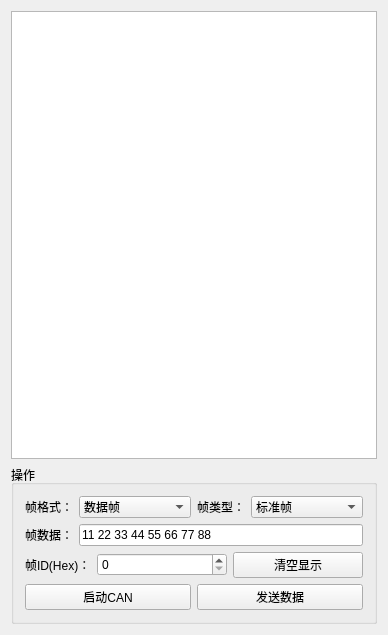
<?xml version="1.0" encoding="UTF-8"?>
<ui version="4.0">
 <class>MainWindow</class>
 <widget class="QMainWindow" name="MainWindow">
  <property name="geometry">
   <rect>
    <x>0</x>
    <y>0</y>
    <width>388</width>
    <height>635</height>
   </rect>
  </property>
  <property name="windowTitle">
   <string>MainWindow</string>
  </property>
  <widget class="QWidget" name="centralWidget">
   <layout class="QGridLayout" name="gridLayout_3">
    <item row="1" column="0">
     <widget class="QGroupBox" name="groupBox_2">
      <property name="title">
       <string>操作</string>
      </property>
      <layout class="QGridLayout" name="gridLayout_2">
       <item row="0" column="0">
        <layout class="QHBoxLayout" name="horizontalLayout_10">
         <item>
          <layout class="QHBoxLayout" name="horizontalLayout_6">
           <item>
            <widget class="QLabel" name="label_4">
             <property name="text">
              <string>帧格式：</string>
             </property>
            </widget>
           </item>
           <item>
            <widget class="QComboBox" name="comboBoxFrameFormat">
             <property name="sizePolicy">
              <sizepolicy hsizetype="Expanding" vsizetype="Fixed">
               <horstretch>0</horstretch>
               <verstretch>0</verstretch>
              </sizepolicy>
             </property>
             <item>
              <property name="text">
               <string>数据帧</string>
              </property>
             </item>
             <item>
              <property name="text">
               <string>远程帧</string>
              </property>
             </item>
            </widget>
           </item>
          </layout>
         </item>
         <item>
          <layout class="QHBoxLayout" name="horizontalLayout_7">
           <item>
            <widget class="QLabel" name="label_5">
             <property name="text">
              <string>帧类型：</string>
             </property>
            </widget>
           </item>
           <item>
            <widget class="QComboBox" name="comboBoxFrameType">
             <property name="sizePolicy">
              <sizepolicy hsizetype="Expanding" vsizetype="Fixed">
               <horstretch>0</horstretch>
               <verstretch>0</verstretch>
              </sizepolicy>
             </property>
             <item>
              <property name="text">
               <string>标准帧</string>
              </property>
             </item>
             <item>
              <property name="text">
               <string>扩展帧</string>
              </property>
             </item>
            </widget>
           </item>
          </layout>
         </item>
        </layout>
       </item>
       <item row="1" column="0">
        <layout class="QHBoxLayout" name="horizontalLayout_11">
         <item>
          <widget class="QLabel" name="label_7">
           <property name="text">
            <string>帧数据：</string>
           </property>
          </widget>
         </item>
         <item>
          <widget class="QLineEdit" name="lineEditFrameData">
           <property name="text">
            <string>11 22 33 44 55 66 77 88</string>
           </property>
          </widget>
         </item>
        </layout>
       </item>
       <item row="2" column="0">
        <layout class="QHBoxLayout" name="horizontalLayout_8">
         <item>
          <widget class="QLabel" name="label_6">
           <property name="text">
            <string>帧ID(Hex)：</string>
           </property>
          </widget>
         </item>
         <item>
          <widget class="QSpinBox" name="spinBoxFrameID">
           <property name="sizePolicy">
            <sizepolicy hsizetype="Expanding" vsizetype="Fixed">
             <horstretch>0</horstretch>
             <verstretch>0</verstretch>
            </sizepolicy>
           </property>
           <property name="displayIntegerBase">
            <number>16</number>
           </property>
          </widget>
         </item>
         <item>
          <widget class="QPushButton" name="pushButtonClearDisplay">
           <property name="sizePolicy">
            <sizepolicy hsizetype="Expanding" vsizetype="Fixed">
             <horstretch>0</horstretch>
             <verstretch>0</verstretch>
            </sizepolicy>
           </property>
           <property name="text">
            <string>清空显示</string>
           </property>
          </widget>
         </item>
        </layout>
       </item>
       <item row="3" column="0">
        <layout class="QHBoxLayout" name="horizontalLayout_9">
         <item>
          <widget class="QPushButton" name="pushButtonStartReceive">
           <property name="text">
            <string>启动CAN</string>
           </property>
          </widget>
         </item>
         <item>
          <widget class="QPushButton" name="pushButtonSendData">
           <property name="text">
            <string>发送数据</string>
           </property>
          </widget>
         </item>
        </layout>
       </item>
      </layout>
     </widget>
    </item>
    <item row="0" column="0">
     <widget class="QTextBrowser" name="textBrowser"/>
    </item>
   </layout>
  </widget>
 </widget>
 <layoutdefault spacing="6" margin="11"/>
 <resources/>
 <connections/>
</ui>
